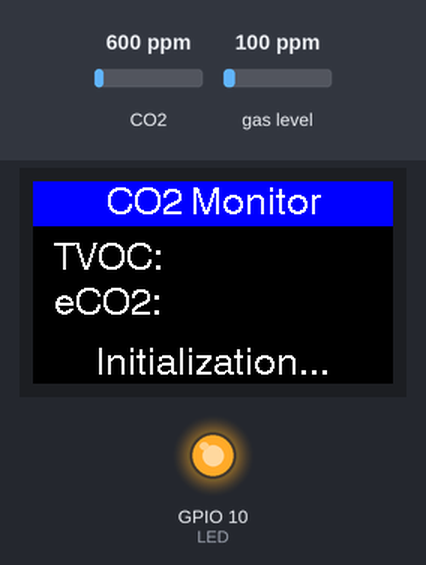
A sketch run on a simulated ESP32-S3. Shown: 240×135 colour display, output pins drawn as LEDs (lit = HIGH). The inputs (shaded band) are chosen by the test bench; at power-on: CO2 600 ppm, gas level 100 ppm. What the sketch prints to the serial monitor is not drawn.

Above: at 0.3 s.
At 2.1 s:
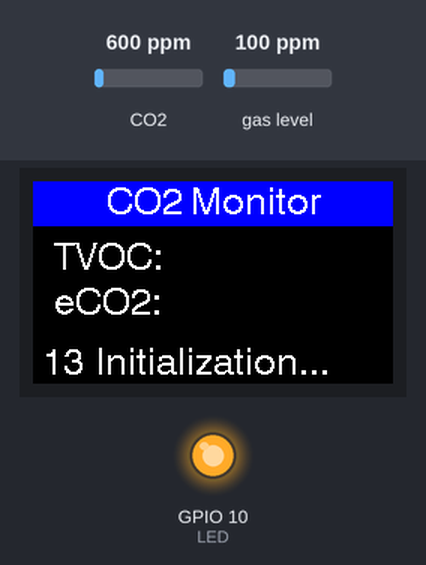
At 4.1 s:
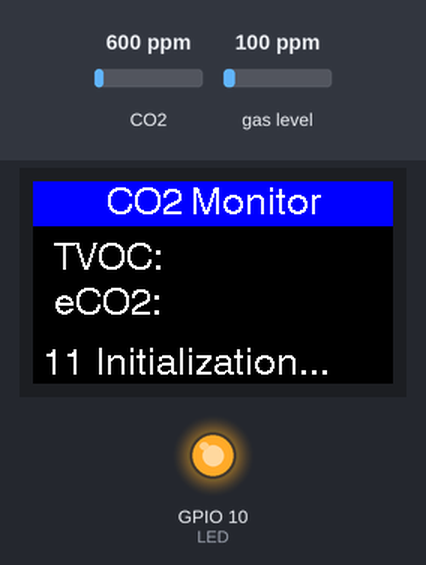
At 6.1 s:
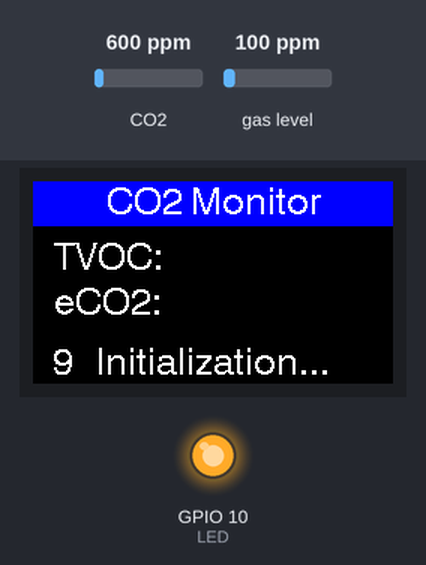
At 8.1 s:
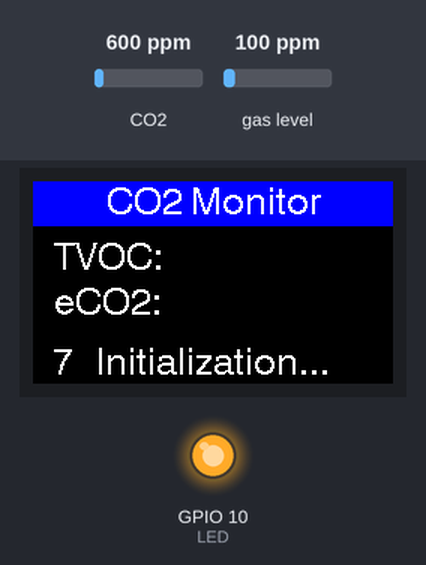
At 15.1 s:
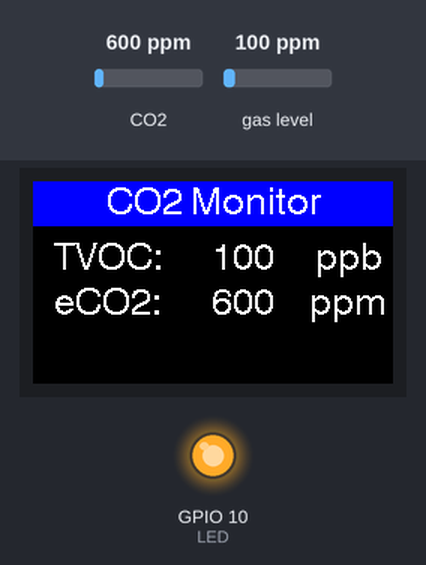

Measured:
- what the display in image 1 shows lasts 1.0 s, from 2.0 s to 3.0 s

The sketch:

M5StickCPlus_CO2_Monitor.ino
```cpp
/*
 * File: M5StickCPlus_CO2_Monitor.ino
 *
 * Air quality measurement using M5Stack TVOC/eCO2 mini Unit w/ Sensirion SGP30 sensor.
 * SGP30 needs 15 seconds to initialize calibration after power on.
 * The M5StickC+ screen will display TVOC and CO2
 *
 * 2020-10-25 Claus Kuehnel info@ckuehnel.ch
 */
#include "M5StickCPlus.h"
#include "Adafruit_SGP30.h"

Adafruit_SGP30 sgp;

const int LED = 10;
uint8_t i = 15;
long last_millis = 0;
uint16_t eCO2, TVOC;
const uint16_t LIMIT = 1200;

void header(const char *string, uint16_t color)
{
    M5.Lcd.fillScreen(TFT_BLACK);
    M5.Lcd.setTextSize(1);
    M5.Lcd.setTextColor(TFT_WHITE, color);
    M5.Lcd.fillRect(0, 0, 240, 30, color);
    M5.Lcd.setTextDatum(TC_DATUM);
    M5.Lcd.drawCentreString(string, 120, 3, 4);
    M5.Lcd.setTextColor(TFT_WHITE, TFT_BLACK);
}

void setup()
{
  pinMode(LED, OUTPUT);
  digitalWrite(LED, HIGH);

  M5.begin();
  M5.Lcd.setRotation(1);
  header("CO2 Monitor",TFT_BLUE);

  Serial.begin(115200);
  Serial.println("CO2 Monitor");

  Wire.begin(32, 33); // Grove I2C Connector
  if (!sgp.begin())
  {
    Serial.println("Sensor not found :(");
    while (1);
  }

  M5.Lcd.drawString("TVOC:", 50, 40, 4);
  M5.Lcd.drawString("eCO2:", 50, 70, 4);
  Serial.print("Found SGP30 serial #");
  Serial.print(sgp.serialnumber[0], HEX);
  Serial.print(sgp.serialnumber[1], HEX);
  Serial.println(sgp.serialnumber[2], HEX);
  M5.Lcd.drawString("Initialization...", 120, 110, 4);
}

void loop()
{
  while(i > 0) {
    if(millis()- last_millis > 1000)
    {
      last_millis = millis();
      i--;
      M5.Lcd.fillRect(0, 110, 40, 20, TFT_BLACK);
      M5.Lcd.drawNumber(i, 20, 110, 4);
    }
  }
  M5.Lcd.fillRect(0, 105, 240, 30, TFT_BLACK);

  if (! sgp.IAQmeasure()) {
    Serial.println("Measurement failed");
    return;
  }
  TVOC = sgp.TVOC;
  eCO2 = sgp.eCO2;
  M5.Lcd.fillRect(100, 40, 75, 90, TFT_BLACK);
  M5.Lcd.drawNumber(TVOC, 140, 40 , 4);
  M5.Lcd.drawString("ppb", 210, 40, 4);
  M5.Lcd.drawNumber(eCO2, 140, 70, 4);
  M5.Lcd.drawString("ppm", 210, 70, 4);
  Serial.print("TVOC "); Serial.print(TVOC); Serial.print(" ppb\t");
  Serial.print("eCO2 "); Serial.print(eCO2); Serial.println(" ppm");

  if(eCO2 >= LIMIT)
  {
    M5.Beep.tone(4000); digitalWrite(LED, LOW);
    delay(100);
    M5.Beep.mute(); digitalWrite(LED, HIGH);

    M5.Lcd.setTextColor(TFT_WHITE, TFT_RED);
    M5.Lcd.fillRect(0, 105, 240, 30, TFT_RED);
    M5.Lcd.drawString("Ventilation required!", 120, 110, 4);
    M5.Lcd.setTextColor(TFT_WHITE, TFT_BLACK);
  }
  else M5.Lcd.fillRect(0, 105, 240, 30, TFT_BLACK);

  delay(1000);
}
```

filter.ino
```cpp
// Calculation of Moving Average to suppress noisy measuring values

const uint8_t WINDOW_SIZE = 5;

uint8_t idx_eCO2 = 0, idx_TVOC = 0;
uint16_t value = 0;
uint32_t sum_eCO2 = 0, sum_TVOC = 0;
uint16_t readings_eCO2[WINDOW_SIZE], readings_TVOC[WINDOW_SIZE];
uint16_t average = 0;

uint16_t movAverage_eCO2(uint16_t value)
{
  sum_eCO2 = sum_eCO2 - readings_eCO2[idx_eCO2];  // Remove the oldest entry from the sum
  readings_eCO2[idx_eCO2] = value;
  sum_eCO2 = sum_eCO2 + value;
  idx_eCO2 = (idx_eCO2 + 1) % WINDOW_SIZE;
  average = sum_eCO2 / WINDOW_SIZE;
  return average;
}

uint16_t movAverage_TVOC(uint16_t value)
{
  sum_TVOC = sum_TVOC - readings_TVOC[idx_TVOC];  // Remove the oldest entry from the sum
  readings_TVOC[idx_TVOC] = value;
  sum_TVOC = sum_TVOC + value;
  idx_TVOC = (idx_TVOC + 1) % WINDOW_SIZE;
  average = sum_TVOC / WINDOW_SIZE;
  return average;
}
```
